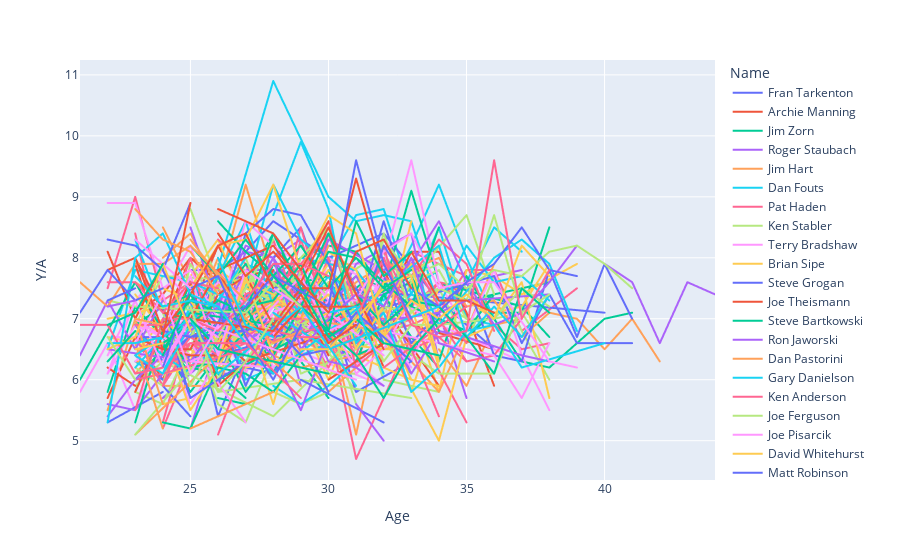

The cell this chart's notebook holds for it:
### Code cell
px.line(yds1000, x = 'Age', y = 'Y/A', color = 'Name')
